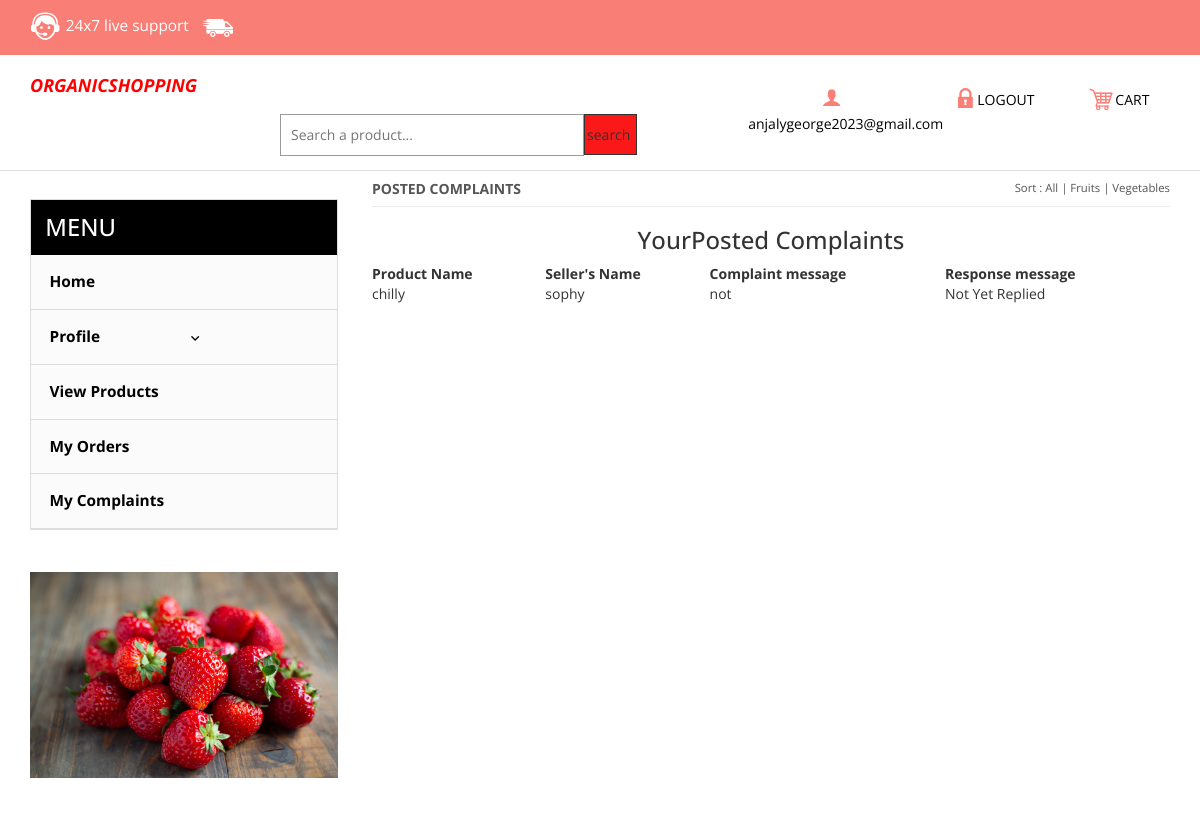
The app's page /customer_complaints.php (signed in) with its own data.
### tables this page shows
CREATE TABLE `tbl_complaints` (
  `complaints_id` int(11) NOT NULL,
  `email` varchar(50) NOT NULL,
  `customer_order` int(11) NOT NULL,
  `stock_product_id` int(11) NOT NULL,
  `complaint_message` varchar(100) NOT NULL,
  `replay_message` varchar(50) NOT NULL DEFAULT 'Not Yet Replied',
  `status` varchar(15) NOT NULL
);

CREATE TABLE `tbl_product` (
  `pid` int(11) NOT NULL,
  `rid` int(11) NOT NULL,
  `product_category_id` int(11) NOT NULL,
  `name` varchar(20) NOT NULL,
  `price` varchar(20) NOT NULL,
  `des` text NOT NULL,
  `qunty` float NOT NULL,
  `date` date NOT NULL,
  `image` varchar(20) NOT NULL DEFAULT 'blank.png',
  `picStatus` int(10) NOT NULL
);

CREATE TABLE `tbl_registration` (
  `rid` int(10) NOT NULL,
  `fname` varchar(20) NOT NULL,
  `lname` varchar(20) NOT NULL,
  `phone_no` varchar(15) NOT NULL,
  `email` varchar(30) NOT NULL,
  `place` varchar(30) NOT NULL,
  `images` varchar(10) NOT NULL
);

### customer_complaints.php (the view, shortened to what this page needs)
<?php
if(isset($_SESSION['alogin'])){
	$mail=$_SESSION['alogin'];
	$con=mysqli_connect("localhost","root","","organic_shop_db")or die ("Couldnt connect");
		$disp_complaints="SELECT * FROM tbl_complaints,tbl_product,tbl_registration where tbl_complaints.stock_product_id=tbl_product.pid and tbl_complaints.email='$mail'and tbl_product.rid=tbl_registration.rid ";
$d_complaints=mysqli_query($con,$disp_complaints);
?>
<!DOCTYPE html>
<html>
<head>
<link href="css/bootstrap.css" rel="stylesheet" type="text/css" media="all" />
<link href="css/style.css" rel="stylesheet" type="text/css" media="all" />
</head>
<body>
<div class="header">
		<div class="top-header">
			<div class="container">
				<div class="top-header-left">
					<ul class="support">
						<li><a href="#"><label> </label></a></li>
						<li><a href="#">24x7 live<span class="live"> support</span></a></li>
					</ul>
					<ul class="support">
						<li class="van"><a href="#"><label> </label></a></li>
					</ul>
					<div class="clearfix"> </div>
				</div>
					<div class="clearfix"> </div>
				</div>
			</div>
		</div>
		<div class="bottom-header">
			<div class="container">
				<div class="header-bottom-left">
					<div class="logo">
						<font size="4"><strong><i> <b><p style="color:red;">ORGANICSHOPPING </p> </b></i></strong></font>
					</div>
					<div class="w3l_search" style="margin-top:5px;margin-left:250px">
									<form action="search_prod_action.php" method="POST">
										<input type="text" name="product" id="product" placeholder="Search a product..." required>
										<input type="submit" name="search" id="search" value="search ">
									</form>
						</div>
					<div class="clearfix"> </div>
				</div>
				<div class="header-bottom-right">
						<div class="account"><a href="seller_profile.php"><span> </span><?php echo $mail?></a></div>
							<ul class="login">
								<li><a href="logout.php"><span> </span>LOGOUT</a></li>
							</ul>
						<div class="cart"><a href="cart_view.php"><span> </span>CART</a></div>
				</div>
				<div class="clearfix"> </div>
			</div>
		</div>
	<div class="container">
	<div class="women-product">
		<div class=" w_content">
			<div class="women">
				<a href="view_products.php"><b><h4>Posted Complaints <span></span> </b></h4></a>
				<ul class="w_nav">
					<li>Sort : </li>
					<li><a class="active" href="view_products.php">All</a></li> |
			     	<li><a  href="view_products_fruit.php">Fruits</a></li> |
			     	<li><a href="view_products_vegetables.php">Vegetables </a></li>
			     </ul>
			     <div class="clearfix"> </div>
			</div>
		</div>
		<center><h3>Your<span>Posted Complaints</span></h3>
	      <div class="checkout-right">
				<table class="timetable_sub" width="100%">
					<thead>
						<tr>
							<th>Product Name</th>
						<th>Seller's Name</th>
							<th> Complaint message</th>
							<th> Response message</th>
						</tr>
					</thead>
					<tbody>
						<?php
			while ($prod=mysqli_fetch_array($d_complaints))
					{
						?>
					<tr class="rem1">
						<td class="invert"><?php echo $prod['name'] ?></td>
						<td class="invert"><?php echo $prod['fname'] ?></td>
						<td class="invert"><?php echo $prod['complaint_message'] ?></td>
						<td class="invert"><?php echo $prod['replay_message'] ?></td>
					</tr>
					<?php } ?>
				</tbody>
				</table>
</div>
</div>
<div class="sub-cate">
				<div class=" top-nav rsidebar span_1_of_left">
					<h3 class="cate">MENU</h3>
		   <ul class="menu">
		 <ul class="kid-menu">
		<li><a href="customer_home.php"> Home</a></li>
		</ul>
		<li class="item2"><a href="#">Profile<img class="arrow-img " src="images/arrow1.png" alt=""/></a>
		</li>
		<ul class="kid-menu ">
				<li><a href="view_products.php">View Products</a></li>
				<li><a href="customer_view_orders1.php">My Orders</a></li>
				<li><a href="customer_complaints.php">My Complaints</a></li>
			</ul>
	</ul>
					</div>
	   		     		<img class="img-responsive chain" src="images/a.jpg" alt=" " />
			</div>
	<div class="clearfix"> </div>
<?php }
else{
header("Location:login.php");
} ?>

### css/style.css (style rules this page uses)
body { background: #fff; font-family: 'Open Sans', sans-serif; }
body a { transition: 0.5s all; -webkit-transition: 0.5s all; -o-transition: 0.5s all; -ms-transition: 0.5s all; -moz-transition: 0.5s all; }
.top-header { background: #F97E76; padding: 0.7em 0; }
.top-header-left { float: left; }
ul.support { padding: 0 1em 0 0em; margin: 0; float: left; }
ul.support li { display: inline-block; }
ul.support li label { background: url(../images/img-sprite.png)-2px -27px; width: 32px; height: 30px; display:inline-block; vertical-align: middle; }
ul.support li.van a label { background-position: -46px -25px; }
ul.support li a { text-decoration:none; font-size: 1.1em; color: #fff; }
.bottom-header { border-bottom: 1px solid #ddd; padding: 0.7em 0 1em; }
.header-bottom-left { float: left; width: 55%; }
.logo { float:left; width: 27%; margin-top:9px; }
.header-bottom-right { float: right; width: 37%; text-align: center; padding-top:1.7em; }
.account,.cart { float:left; width:40%; }
.cart { width:24%; }
.account a span { background: url(../images/img-sprite.png)-117px -30px; width: 26px; height: 26px; display: inline-block; vertical-align: middle; }
.account a,.cart a ,ul.login li a { text-decoration:none; font-size: 1em; color: #000; }
.cart a span { background: url(../images/img-sprite.png) -172px -28px; width: 26px; height: 26px; display: inline-block; vertical-align: middle; }
ul.login { float:left; width:36%; margin:0; }
ul.login li { display:inline-block; }
ul.login li a span { background: url(../images/img-sprite.png) -143px -29px; width: 26px; height: 26px; display: inline-block; vertical-align: middle; }
h3.cate { color: #fff; font-size: 1.7em; padding: 0.6em ; background: #000; margin: 0; }
ul.kid-menu { display: block !important; }
.menu { width: auto; height: auto; padding: 0; list-style: none; margin: 0; background: #FBFBFC; }
ul { padding: 0; list-style: none; }
.menu > li > a { width: 100%; line-height: 3.5em; text-indent: 1.2em; display: block; position: relative; color: #000; font-size: 1.1em; text-decoration:none; border-bottom: 1px solid #ddd; font-weight:700; }
.menu ul li a { width: 100%; display: block; position: relative; font-size:1.1em; font-weight: 400; color: #000; text-decoration:none; border-bottom: 1px solid #ddd; font-weight:700; line-height: 3.5em; text-indent: 1.2em; }
.menu ul.kid-menu li a { border-bottom: none; }
ul.kid-menu { padding: 0; margin: 0; }
ul.kid-menu li { list-style: none; border-bottom: 1px solid #ddd; }
.arrow-img { padding: 0em 0em 0 6.5em; }
.sub-cate,.slide-grid { float: left; }
.top-nav { border: 1px solid #ddd; }
.sub-cate { width: 27%; margin: 2em 2em 0 0; }
.chain { margin: 0 auto; padding: 3em 0; }
.women-product,.account_grid,.register,.single_top,.main { width: 70%; float: right; }
.women { text-align: left; border-bottom: 1px solid #ebebeb; }
.women h4 { float:left; font-size:1em; text-transform:uppercase; color: #333333; }
.women h4 { color:#555555; }
.w_nav { float:right; color:#555555; font-size:0.8125em; padding:0.8em 0 0; list-style:none; margin: 0 }
.w_nav li { display: inline-block; }
.w_nav li a { display: block; color:#555555; text-transform:capitalize; }
@media (max-width:1280px) { .arrow-img { padding: 0em 0em 0 5.5em; } }

### customer_complaints.php (style rules this page uses)
.w3l_search { float: left; width: 57%; margin:.1em 0 0em 10em; }
.w3l_search input[type="text"] { outline: none; padding: 10px; color: #212121; font-size: 14px; width: 85%; background: #fff; border: 1px solid #999; float: left; }
.w3l_search input[type="submit"] { outline: none; padding: 10px 0 9px; width: 15%; border: 1px solid; position: relative; background: #FA1818; }

### records on screen
tbl_complaints: stock_product.name "chilly", tbl_registration.fname "sophy", complaint_message "not", replay_message "Not Yet Replied"

### other values on screen
$mail "anjalygeorge2023@gmail.com"
